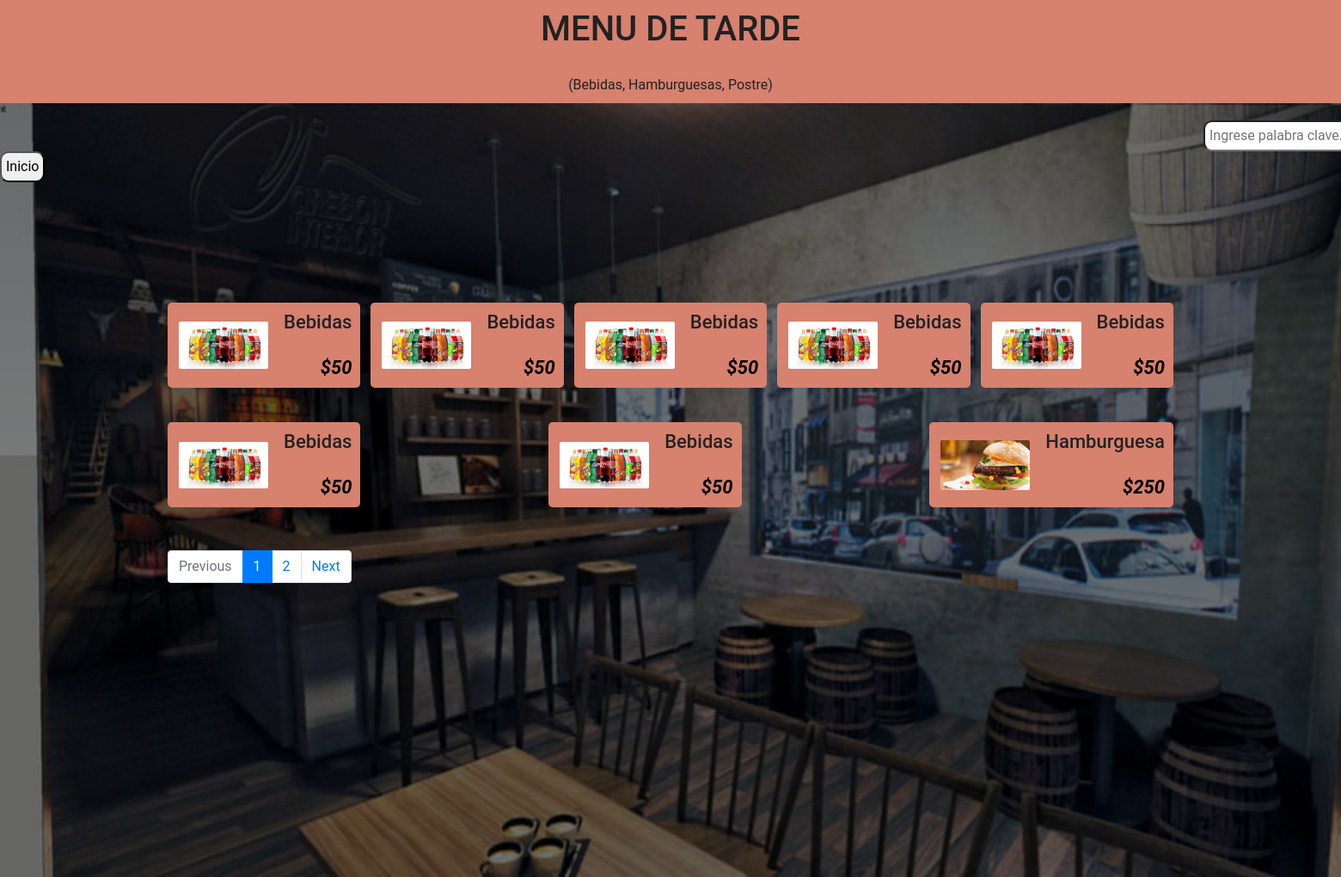
Page /Menu-Tarde/MenuTarde.php?pagina=1 on the committed database.
### Menu-Tarde/MenuTarde.php (the view, shortened to what this page needs)
<?php
  $conexion = new connection();
  $db = $conexion->conectar();
  $iniciar = ($_GET['pagina']-1)*12;
  if(empty($_COOKIE['cookiebusqueda'])||$_COOKIE['cookiebusqueda']<=0){
    if($_GET['pagina']){
      if($_GET['pagina']<=0){
        header("Location: http://localhost/MiBar/Menu-Tarde/MenuTarde.php?pagina=1");
      }else{
        $q = "SELECT * FROM menumañana WHERE turno='Tarde' LIMIT $iniciar,8";
      }
    }
  }
  $consulta = $db->query($q);
  $total_articulos_db = $consulta->num_rows;
  $paginas = $total_articulos_db/4;
  $paginas = ceil($paginas);
?>
<!DOCTYPE html>
<html lang="en">
  <head>
    <link rel="stylesheet" href="https://cdn.jsdelivr.net/npm/bootstrap@4.1.3/dist/css/bootstrap.min.css">
    <link rel="stylesheet" href="https://stackpath.bootstrapcdn.com/bootstrap/4.3.1/css/bootstrap.min.css">
    <link rel="stylesheet" href="style.css">
  </head>
  <body>
    <div class="titulo"><h1>MENU DE TARDE</h1><br>(Bebidas, Hamburguesas, Postre)</div>
    <div class="img">
      <input type="text" name="buscar" value="" placeholder="Ingrese palabra clave..." onchange="busqueda(this.value)">
      <button><a href="../index.php">Inicio</a></button>
      <div class="main">
        <div class="menus">
          <?php
            while ($menumañana = $consulta->fetch_array(MYSQLI_BOTH)){
              echo '
                <div class="single-menu">
                  <img src="http://localhost/MiBar/Uploads/'.$menumañana['imagen'].'" alt="">
                  <div class="menu-content">
                    <h5>'.$menumañana['nombre'].'<br><br> <span>$'.$menumañana['precio'].'</span></h5>
                  </div>
                </div>
              ';
            }
          ?>
        </div>
        <nav aria-label="Page navigation example">
          <ul class="pagination">
              <li class="page-item <?php echo $_GET['pagina']<=1? 'disabled' : '' ?>">
                  <a class="page-link" href="MenuTarde.php?pagina=<?php echo $_GET['pagina']-1 ?>">
                      Previous
                  </a>
              </li>
              <?php for ($i=0; $i<$paginas; $i++): ?>
              <li class="page-item <?php echo $_GET['pagina']==$i+1 ? 'active' : '' ?>">
                  <a class="page-link" href="MenuTarde.php?pagina=<?php echo $i+1 ?>">
                      <?php echo $i+1 ?>
                  </a>
              </li>
              <?php endfor ?>
              <li class="page-item <?php echo $_GET['pagina']>=$paginas? 'disabled' : '' ?>">
                  <a class="page-link" href="MenuTarde.php?pagina=<?php echo $_GET['pagina']+1 ?>">
                      Next
                  </a>
              </li>
          </ul>
        </nav>
      </div>
    </div>
  </body>
</html>

### Menu-Tarde/style.css (style rules this page uses)
* { margin: 0; font-family: 'Roboto', sans-serif; }
body { font-family: "Poppins", sans-serif; font-size: 16px; line-height: 22px; color: #222; }
.titulo { background: #d7816F; text-align: center; padding: 10px; }
.img { background-image: linear-gradient( 0deg, rgba(0, 0, 0, 0.5), rgba(0, 0, 0, 0.5) ) ,url(./fondo-menu.jpg); background-repeat: no-repeat; background-size: cover; background-position: center center; position: absolute; height: 900px; width: 100%; }
button { border-radius: 10px; padding: 5px; }
button a { text-decoration: none; color: black; }
nav a { color: white; text-decoration: none; margin-top: 50px; }
input { border-radius: 10px; margin-top: 20px; margin-left: 1400px; padding: 5px; width: 400px; }
.main { width: 1170px; margin: 100px auto; }
.menus { display: flex; justify-content: space-between; flex-wrap: wrap; }
.single-menu { display: flex; align-items: center; margin-top: 40px; padding: 10px; border-radius: 5px; background-color: #d7816F; }
.single-menu img { border-radius: 5px; max-width: 110px; padding: 3px; margin-right: 15px; }
.single-menu .menu-content h5 { font-size: 22px; font-weight: 500; padding-bottom: 5px; margin-bottom: 10px; }
.single-menu .menu-content h5 span { color: black; float: right; font-weight: 600; font-style: italic; }

### rows in the picture
menumañana: imagen (picture), nombre "Bebidas", precio "50"
menumañana: imagen (picture), nombre "Bebidas", precio "50"
menumañana: imagen (picture), nombre "Bebidas", precio "50"
menumañana: imagen (picture), nombre "Bebidas", precio "50"
menumañana: imagen (picture), nombre "Bebidas", precio "50"
menumañana: imagen (picture), nombre "Bebidas", precio "50"
menumañana: imagen (picture), nombre "Bebidas", precio "50"
menumañana: imagen (picture), nombre "Hamburguesa", precio "250"
